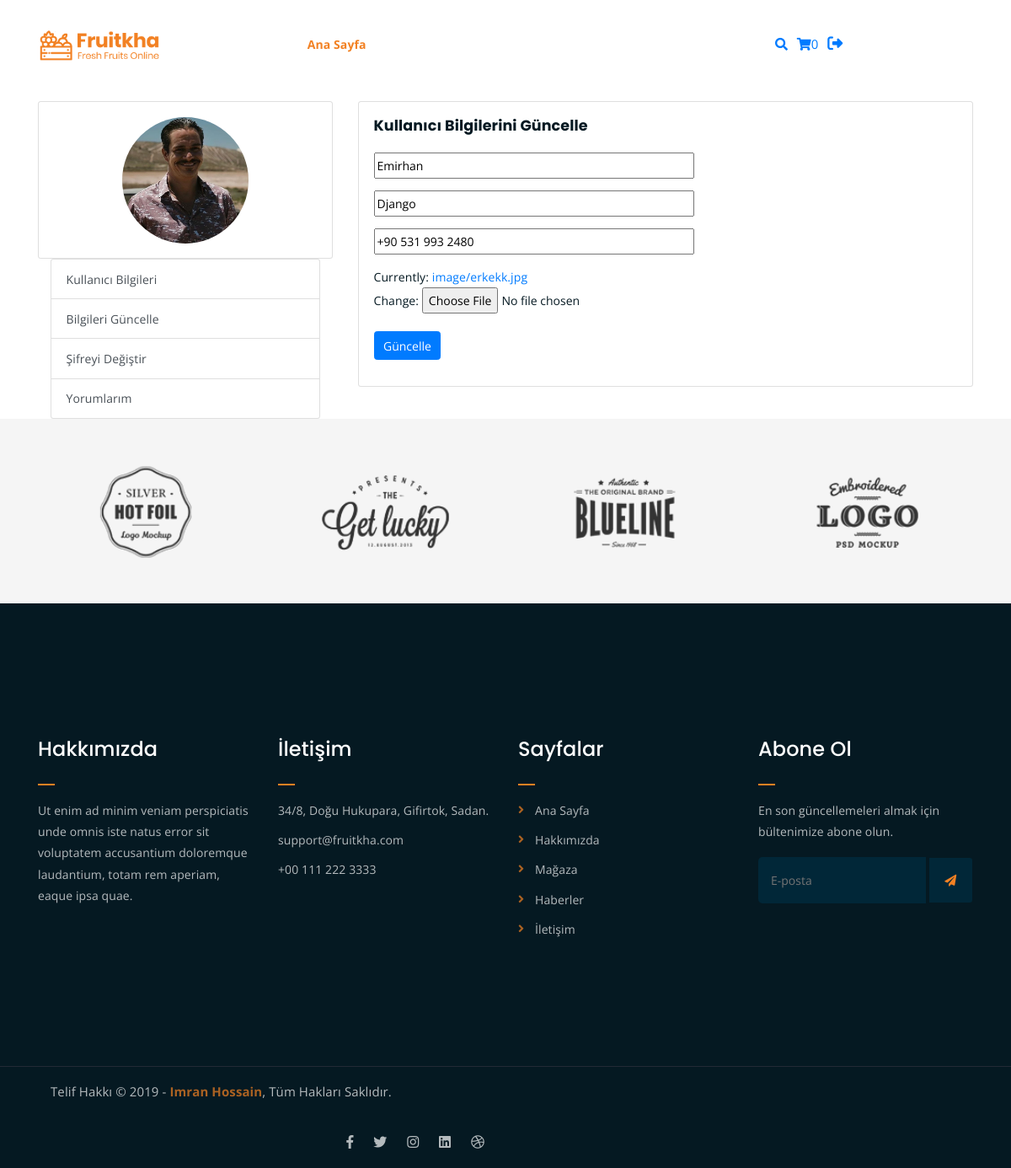
The app's page /userauth/profile/update/ (signed in) with its own data.
### userauth/models.py (models this page shows, shortened)
class Profile(models.Model):
    user = models.OneToOneField(User,on_delete=models.CASCADE,default=None)
    image = models.ImageField(upload_to="image")
    full_name = models.CharField(max_length=50, blank=True , null=True)
    bio = models.CharField(max_length=200, blank=True , null=True)
    phone = models.CharField(max_length=200, blank=True , null=True)

### userauth/views.py (the view)
# urls.py: path("profile/update/",views.profile_update ,name="profile-update"),
def profile_update(request):
    profile = Profile.objects.get(user=request.user)
    if request.method == "POST":
        form = ProfileForm(request.POST, request.FILES,instance=profile)
        if form.is_valid():
            new_form = form.save(commit=False)
            new_form.user=request.user
            new_form.save()
            messages.success(request, "Bilgileriniz Güncellendi")
            return redirect("user:profile")
    else:
        form = ProfileForm(instance=profile)
    context = {
        "form": form,
        "profile":profile,
    }
    return render(request, 'user/profile_edit.html', context)

### userauth/forms.py
class ProfileForm(forms.ModelForm):
    full_name = forms.CharField(widget=forms.TextInput(attrs={"placeholder":"Ad Soyad","size":"50"}))
    bio = forms.CharField(widget=forms.TextInput(attrs={"placeholder":"Bio","size":"50"}))
    phone = forms.CharField(widget=forms.TextInput(attrs={"placeholder":"Telefon","size":"50"}))
    image = forms.ImageField(widget=forms.ClearableFileInput(attrs={"accept": "image/*"}))
    class Meta:
        model = Profile
        fields = ['full_name','image','bio', 'phone']

### templates/user/profile_edit.html (shortened to what this page needs)
{% extends "partials/base.html" %}
{% load static %}
{% block content %}
<div class="container" style="margin-top:10%">
    <div class="row">
        <div class="col-md-4">
            <div class="card">
                <div class="card-body">
                    <div class="d-flex flex-column align-items-center text-center">
                        <img src="{{profile.image.url}}" alt="Admin" class="rounded-circle" width="150">
                    </div>
                </div>
            </div>
            <div class="col-md-12">
                <div class="list-group" >
                    <a href="{% url 'user:profile' %}" class="list-group-item list-group-item-action">Kullanıcı Bilgileri</a>
                    <a href="{% url 'user:profile-update' %}" class="list-group-item list-group-item-action">Bilgileri Güncelle</a>
                    <a href="{% url 'user:change_password' %}" class="list-group-item list-group-item-action">Şifreyi Değiştir</a>
                    <a href="{% url 'user:comments' %}" class="list-group-item list-group-item-action">Yorumlarım</a>
                </div>
            </div>
        </div>
        <div class="col-md-8">
            <div class="card">
                <div class="card-body">
                    <h5 class="card-title mb-4">Kullanıcı Bilgilerini Güncelle</h5>
                    <form method="POST" enctype="multipart/form-data">
                       <div class="mb-3">
                            {{form.full_name}}
                        </div>
                        <div class="mb-3">
                            {{form.bio}}
                        </div>
                        <div class="mb-3">
                            {{form.phone}}
                        </div>
                        <div class="mb-3">
                            {{form.image}}
                        </div>
                        <div class="form-group mt-4">
                            <button class="btn btn-primary" type="submit">Güncelle</button>
                        </div>
                    </form>
                </div>
            </div>
        </div>
    </div>
</div>
{% endblock content%}

### core/static/assets/css/main.css (style rules this page uses)
html { font-size: 14px; font-weight: 400; line-height: 28px; height: 100%; }
body { font-family: "Open Sans", sans-serif; font-weight: 400; font-size: 1rem; letter-spacing: 0.1px; line-height: 1.8; color: #051922; overflow-x: hidden; }
body img { max-width: 100%; }
a { cursor: pointer; text-decoration: none; -webkit-transition: all 0.2s ease-in-out; -o-transition: all 0.2s ease-in-out; transition: all 0.2s ease-in-out; }
h1, .h1, h2, .h2, h3, .h3, h4, .h4, h5, .h5, h6, .h6 { font-family: "Poppins", sans-serif; font-weight: 700; margin: 0 0 1.25rem 0; color: #051922; }
h5, .h5 { font-size: 1.25rem; font-weight: 700; line-height: 1.5rem; }
html, body { height: 100%; }

### records on screen
Profile: image (picture), full_name "Emirhan", bio "Django", phone "+90 531 993 2480"

### other values on screen
{{ request.session.cart_data_obj|length }} "0"
